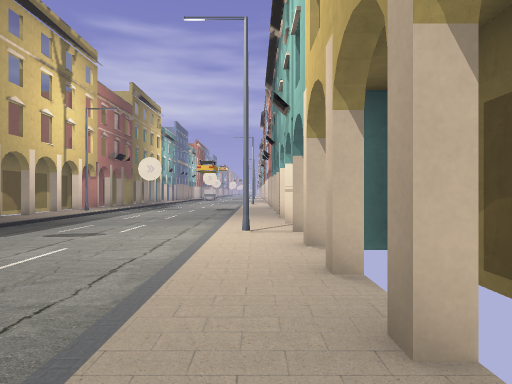
View 1 (above)

19 first-person views from a walk through a 3-D level made in the Godot game engine. The camera is 1.3 m above the floor, looks level and sees 75° across. The floor is counted in squares, 2 m on a side. Each view is taken from the middle of a square. On the plan, view 1 faces up. The plan holds only what a view shows up to about 10 squares ahead; the rest is blank. The place goes on beyond the plan. Some surface patterns are stand-ins.

View 2
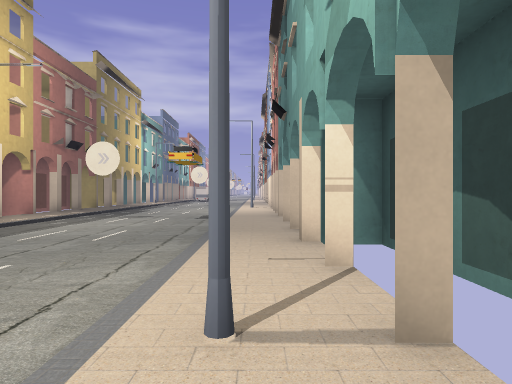

View 3
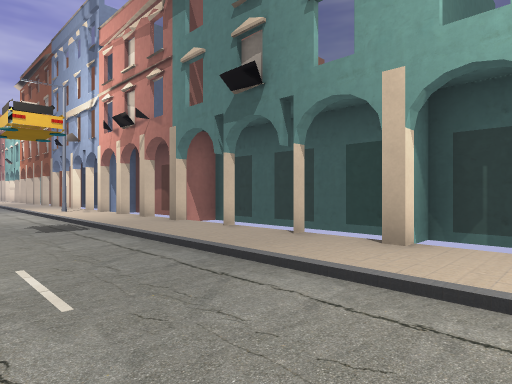

View 4
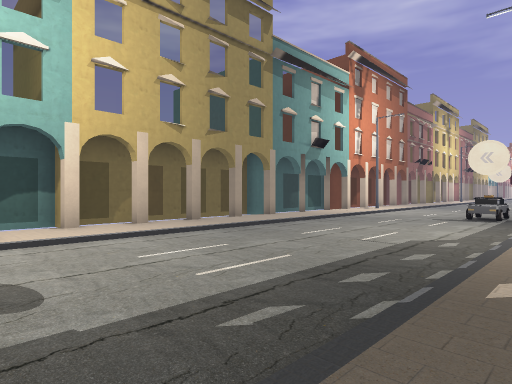

View 5
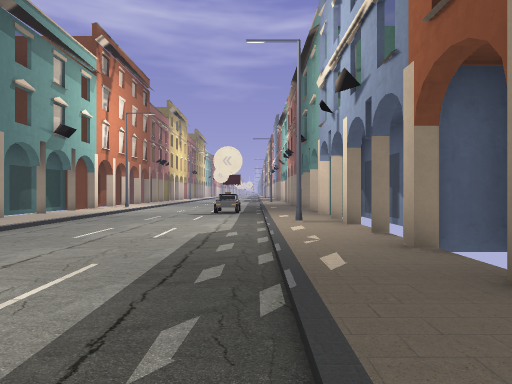

View 6
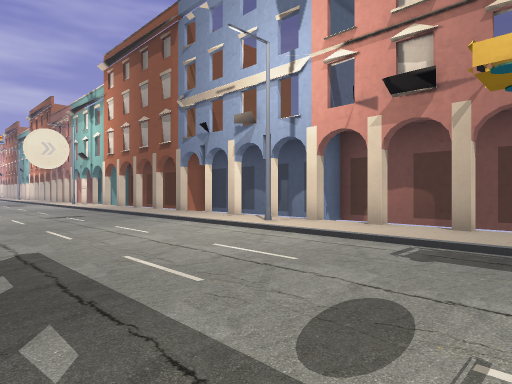

View 7
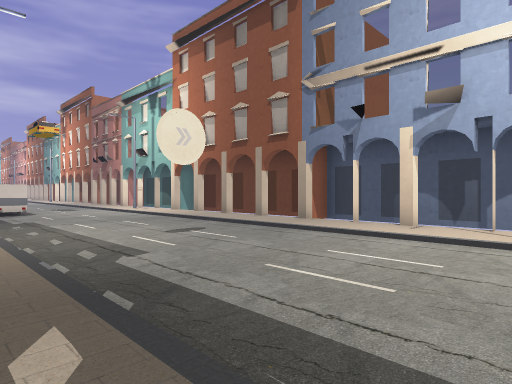

View 8
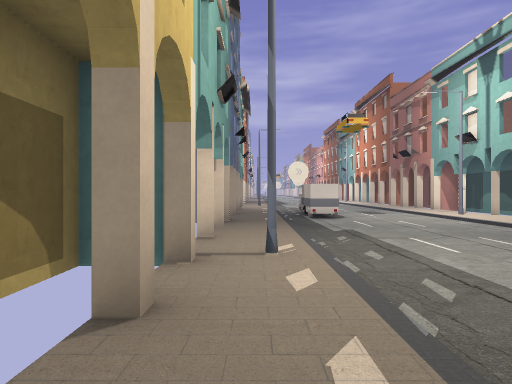

View 9
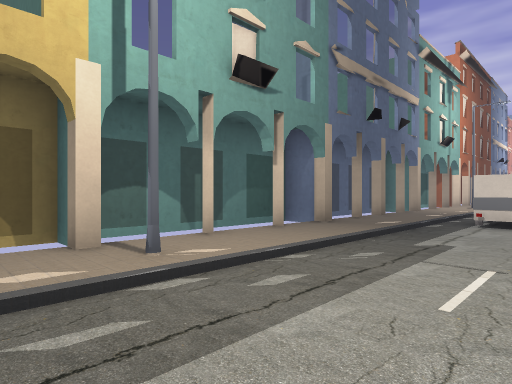

View 10
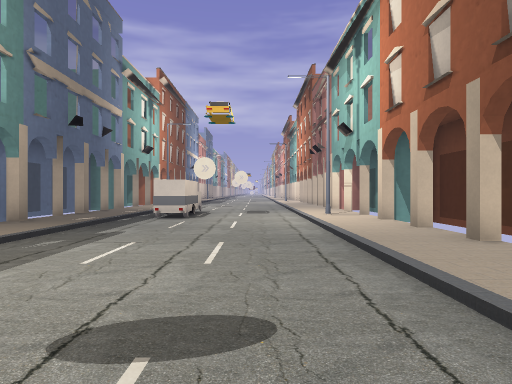

View 11
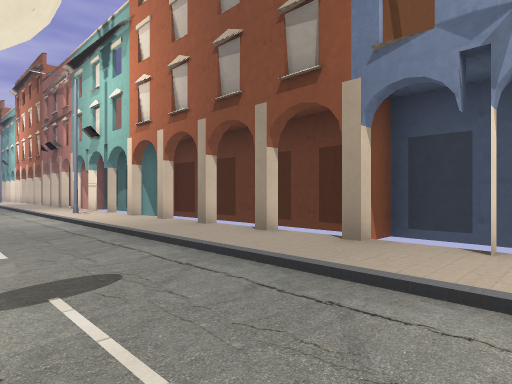

View 12
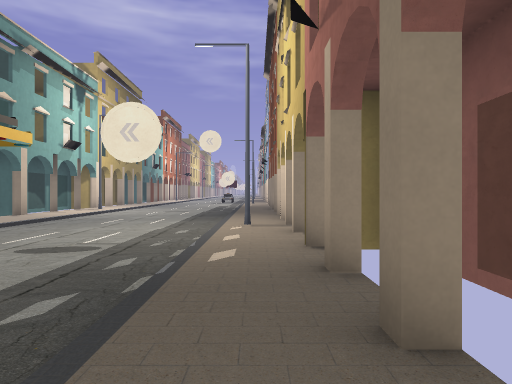

View 13
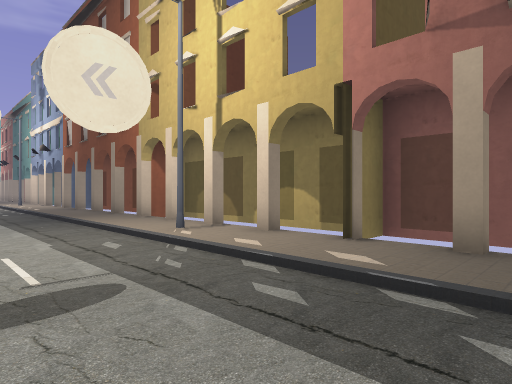

View 14
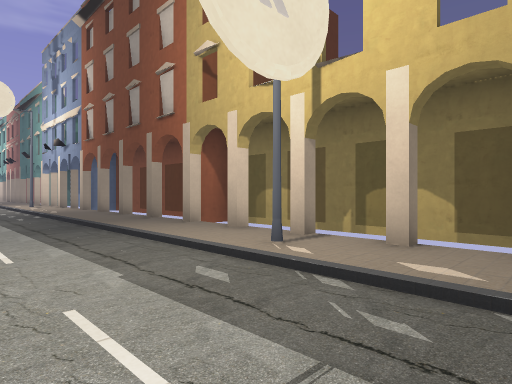

View 15
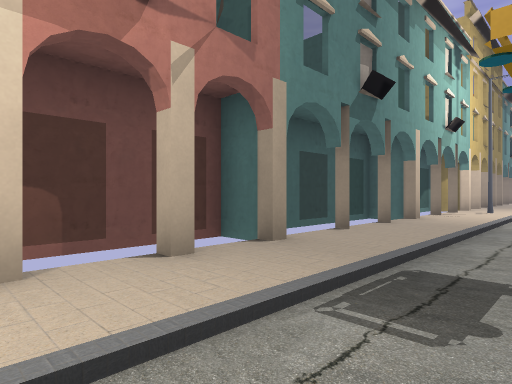

View 16
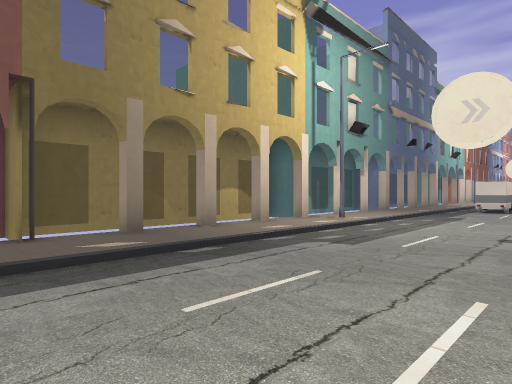

View 17
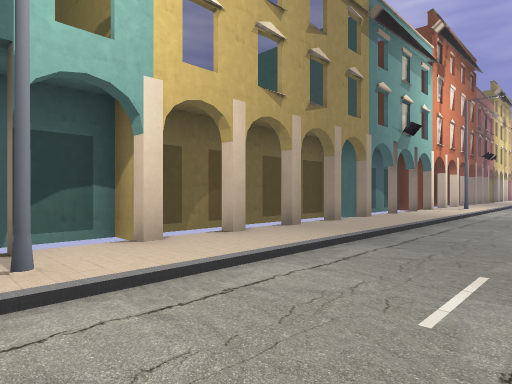

View 18
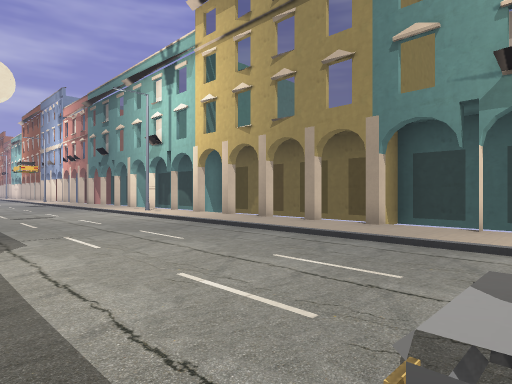

View 19
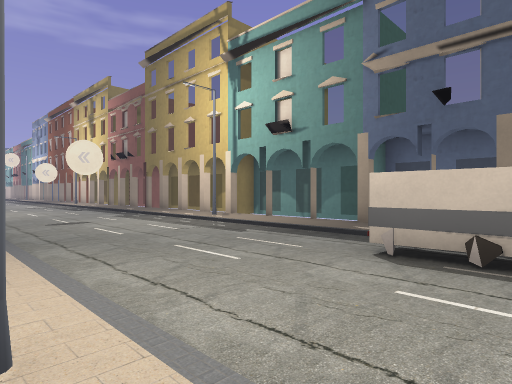

### Floor plan
Key: @ floor where view 1 was taken; # wall or solid block; . main floor; : floor 0.25 m higher than the main floor; / step, stairs or slope; B building; L lamp; T taxi; R truck.
Columns run from 9 left of view 1 to 3 right of it. Each row starts with its distance up from view 1.
 31  B#:/R../:#
 30  BB:/R..//#
 29  B#:/R../L#
 28 BBB:/.../:B
 27  B#:/.../:#B
 26  B#:/.../:#B
 25  B#:/.../:BB
 24  B //.../:#B
 23 BBBL/.../:#B
 22  BB:/.../:BB
 21  B#:/.../:#B
 20  B#:/.../:#B
 19  BB:/.../:#B
 18  BB:/...//#B
 17   #:/.../LBB
 16  B#:/.../:BB
 15  BB:/.../: B
 14  BB:/.../:BB
 13  BB:/.../:BB
 12  B#//.../: B
 11  BBL/.../:#B
 10  BB:/.../:#B
  9  B#:/.../:#BB
  8 BBB:/.../:BBB
  7  BB:/.../:#B
  6  B#:/...//#B
  5  B#:/.../L#B
  4   B:/.../:BB
  3  B#:/.../:BB
  2  BB:/.../:#B
  1   #:/.../:BB
  0  BB//.../@BB
 -1  B#L/.../:BBB
 -2  B#:/.../: B
 -3 BBB:/.../:#B
 -4 BB#:/T../:#B

Where each view was taken, in squares from view 1:
view 1: 0 up, 0 right, facing up
view 2: 4 up, 0 right, facing up
view 3: 7 up, 3 left, facing up-right
view 4: 6 up, 6 left, facing down-right
view 5: 6 up, 5 left, facing down
view 6: 13 up, 5 left, facing up-right
view 7: 17 up, 6 left, facing up-right
view 8: 20 up, 6 left, facing up
view 9: 22 up, 3 left, facing up-left
view 10: 21 up, 2 left, facing up
view 11: 20 up, 3 left, facing up-right
view 12: 18 up, 6 left, facing down
view 13: 16 up, 3 left, facing down-left
view 14: 14 up, 3 left, facing down-left
view 15: 16 up, 2 left, facing down-right
view 16: 17 up, 2 left, facing up-left
view 17: 6 up, 3 left, facing down-right
view 18: 4 down, 5 left, facing up-right
view 19: 31 up, 0 right, facing down-left
